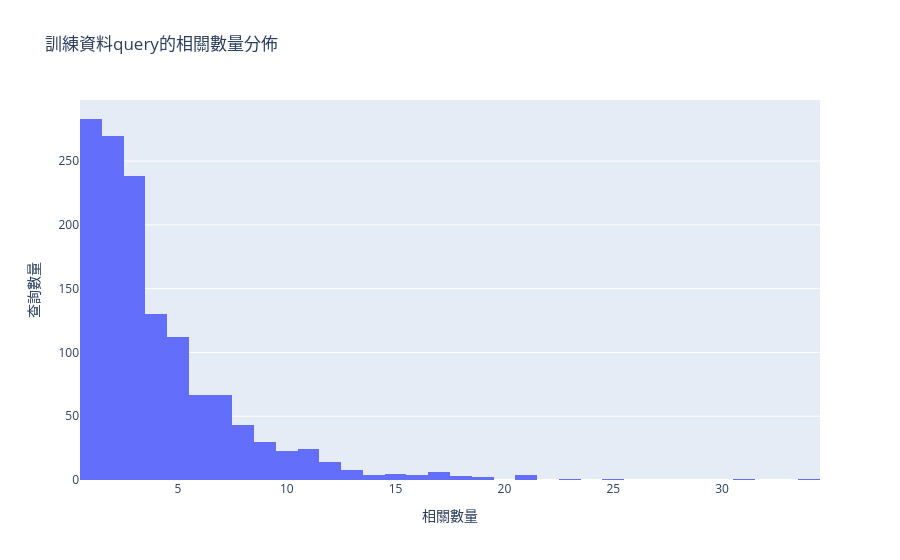
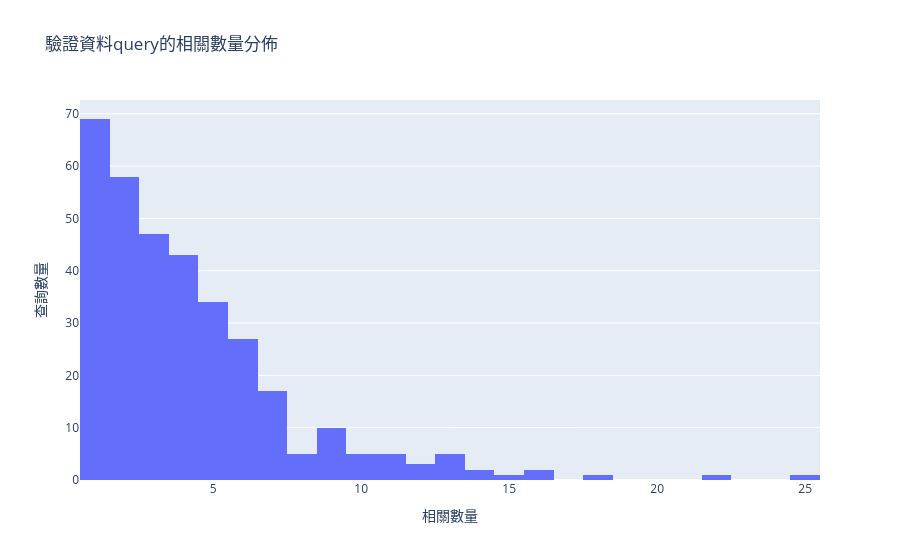

Notebook source saved alongside these figures, in order:
### Markdown cell above
# 計算訓練及驗證資料分別查詢數量、每個查詢平均相關數

### Code cell
# 訓練資料有幾個query
from typing import List
import pandas as pd

def load_query_ids(path: str) -> List[str]:
    with open(path, 'r') as f:
        return [line.strip() for line in f if line.strip()]
    
base_folder = "../../coliee_dataset/task1"

# 訓練資料query數量
train_qid_path = base_folder+'/train_qid.tsv'
train_qids = load_query_ids(train_qid_path)
display("訓練資料query數量: "+str(len(train_qids)))

# 驗證資料query數量
valid_qid_path = base_folder+'/valid_qid.tsv'
valid_qids = load_query_ids(valid_qid_path)
display("驗證資料query數量: "+str(len(valid_qids)))

# 讀訓練及驗證的標註資料
import json
with open(base_folder+'/task1_train_labels_2025.json', 'r', encoding='utf-8') as f:
    train_labels_json = json.load(f)
# print(type(train_labels_json))

# ---訓練資料相關數量分析---
# 儲存所有query相關數量
train_query_relevance_counts = {}
for qid in train_qids:
    qid_txt = qid + '.txt'
    if qid_txt not in train_labels_json:
        print(f"警告: query id {qid} 不在 task1_train_labels_2025.json 中")
    else:
        train_query_relevance_counts[qid] = len(train_labels_json[qid_txt])
        # print(f"query id {qid} 的相關數量: {len(train_labels_json[qid_txt])}")
# 計算平均相關數量
if train_query_relevance_counts:
    avg_relevance = sum(train_query_relevance_counts.values()) / len(train_query_relevance_counts)
    print(f"訓練資料query的平均相關數量: {avg_relevance}")
else:
    print("訓練資料沒有有效的query相關數量")
# 畫出相關數量分佈圖(互動式)
import plotly.express as px
hist_data = list(train_query_relevance_counts.values())
fig = px.histogram(
    x=hist_data,
    title="訓練資料query的相關數量分佈",
    labels={"x": "相關數量", "y": "查詢數量"}  # 這裡改掉 hover 的名稱
)
fig.update_xaxes(title="相關數量")
fig.update_yaxes(title="查詢數量")
fig.show()


# ---驗證資料相關數量分析---
# 儲存所有query相關數量
valid_query_relevance_counts = {}
for qid in valid_qids:
    qid_txt = qid + '.txt'
    if qid_txt not in train_labels_json:
        print(f"警告: query id {qid} 不在 task1_train_labels_2025.json 中")
    else:
        valid_query_relevance_counts[qid] = len(train_labels_json[qid_txt])
        # print(f"query id {qid} 的相關數量: {len(train_labels_json[qid_txt])}")
# 計算平均相關數量
if valid_query_relevance_counts:
    avg_relevance = sum(valid_query_relevance_counts.values()) / len(valid_query_relevance_counts)
    print(f"驗證資料query的平均相關數量: {avg_relevance}")
else:
    print("驗證資料沒有有效的query相關數量")
hist_data = list(valid_query_relevance_counts.values())
fig = px.histogram(
    x=hist_data,
    title="驗證資料query的相關數量分佈",
    labels={"x": "相關數量", "y": "查詢數量"}  # 這裡改掉 hover 的名稱
)
fig.update_xaxes(title="相關數量")
fig.update_yaxes(title="查詢數量")
fig.show()

### Figure 1 — Plotly figure (JSON) as saved in the notebook; plotly's stock layout.template omitted (floating-point values rounded to 4 significant figures; data arrays with more than 128 entries replaced by an {"elided": "..."} marker saying what was removed)
{"data": [{"bingroup": "x", "hovertemplate": "相關數量=%{x}<br>count=%{y}<extra></extra>", "legendgroup": "", "marker": {"color": "#636efa", "pattern": {"shape": ""}}, "name": "", "orientation": "v", "showlegend": false, "type": "histogram", "x": {"elided": "1341 int values"}, "xaxis": "x", "yaxis": "y"}], "layout": {"barmode": "relative", "legend": {"tracegroupgap": 0}, "title": {"text": "訓練資料query的相關數量分佈"}, "xaxis": {"anchor": "y", "domain": [0, 1], "title": {"text": "相關數量"}}, "yaxis": {"anchor": "x", "domain": [0, 1], "title": {"text": "查詢數量"}}}}

### Figure 2 — Plotly figure (JSON) as saved in the notebook; plotly's stock layout.template omitted (floating-point values rounded to 4 significant figures; data arrays with more than 128 entries replaced by an {"elided": "..."} marker saying what was removed)
{"data": [{"bingroup": "x", "hovertemplate": "相關數量=%{x}<br>count=%{y}<extra></extra>", "legendgroup": "", "marker": {"color": "#636efa", "pattern": {"shape": ""}}, "name": "", "orientation": "v", "showlegend": false, "type": "histogram", "x": {"elided": "336 int values"}, "xaxis": "x", "yaxis": "y"}], "layout": {"barmode": "relative", "legend": {"tracegroupgap": 0}, "title": {"text": "驗證資料query的相關數量分佈"}, "xaxis": {"anchor": "y", "domain": [0, 1], "title": {"text": "相關數量"}}, "yaxis": {"anchor": "x", "domain": [0, 1], "title": {"text": "查詢數量"}}}}
